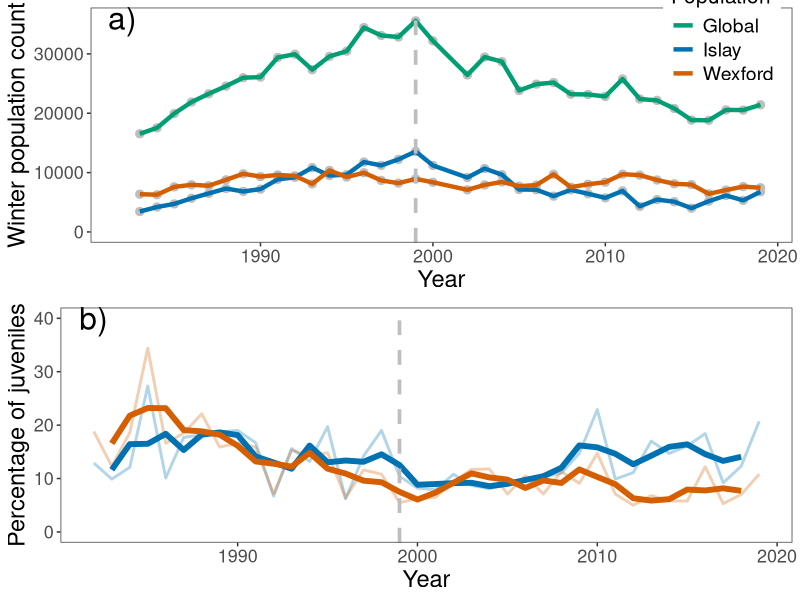
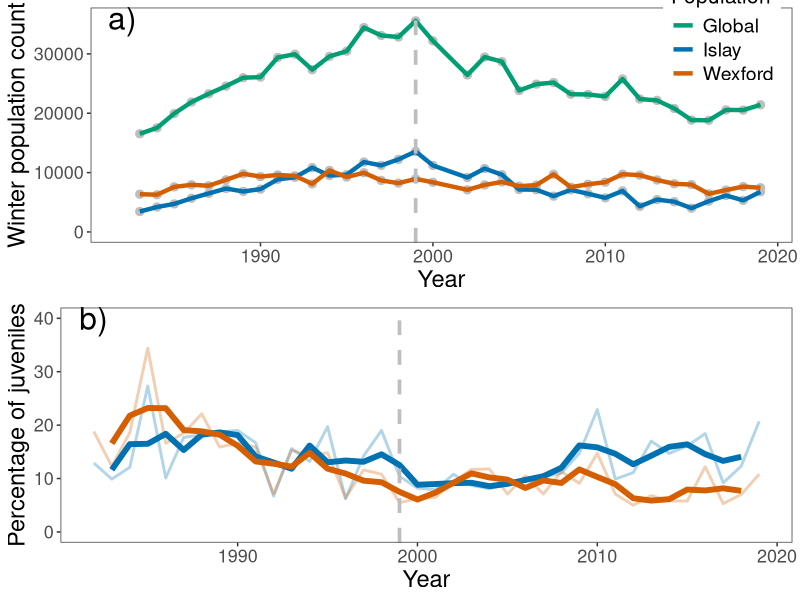

R code for these plots, in order:
## Luke Ozsanlav-Harris

## Create Graphs of population trends 

## packages required
library(tidyverse)
library(data.table)
library(RColorBrewer)
library(ggpubr)
library(zoo)

##Read in the data
Pop_counts <- read.csv("Data/GWfG Pop counts.csv")
Age_counts <- read.csv("Data/GWfG Islay Wexford young counts.csv")
young <- fread("Data/GWfG Islay Wexford young counts long format.csv")


##sort out pop_counts
Pop_counts$X <- NULL
Pop_counts <- filter(Pop_counts, is.na(Islay) == F)

## manipulate data frame for plotting
A <- data.frame(Pop_counts$spring, Pop_counts$Population.estimate) 
colnames(A)[2] <- "Count"; A$Population <- "Global"
B <- data.frame(Pop_counts$spring, Pop_counts$Wexford)
colnames(B)[2] <- "Count"; B$Population <- "Wexford"
C <- data.frame(Pop_counts$spring, Pop_counts$Islay)
colnames(C)[2] <- "Count"; C$Population <- "Islay"
Pop_counts2 <- rbind(A,B) %>% rbind(C)

## Plot the population count data
Pop_counts2 <- dplyr::filter(Pop_counts2, !Pop_counts.spring == 2020)
Pop_plot <- ggplot(Pop_counts2,aes(x=Pop_counts.spring, y = Count, group = Population, colour = Population)) + 
            geom_point(size = 2.5, colour = "grey") +
            geom_path(size = 1.5) +
            xlab("Year") + 
            ylab("Winter population count") + 
            theme_bw() + 
            theme(panel.grid.major.y = element_blank(), panel.grid.minor.y = element_blank(), 
                  legend.position = c(0.90,0.88), axis.text=element_text(size=13), axis.title=element_text(size=17), 
                  plot.title = element_text(size=16, face="bold"), panel.grid.major.x = element_blank(), 
                  panel.grid.minor.x = element_blank(), legend.text = element_text(size=14), legend.title = element_text(size=15)) + 
            ylim(0, 36000) +  
            scale_colour_manual(values=c("#009E73", "#0072B2", "#D55E00")) +
            geom_vline(xintercept = 1999, linetype="dashed", color = "grey", size=1.25) +
            annotate(geom="text", x=1982, y=36000, label="a)",color="black", size =8)
            



## add running average smoother
roller <- function(x){rollmean(x$Perc_young, k=3, fill = NA, align = "center")}
young2 <- young %>% 
          group_by(Ringing.location) %>% 
          nest() %>% 
          mutate(run_mean = map(data, roller)) %>% 
          unnest(cols = c(data, run_mean))



Young_plot <- ggplot(young2, aes(x=data_year, group = Ringing.location, colour = Ringing.location)) + 
  geom_path(aes(y = Perc_young), size = 1, alpha = 0.3) +
  geom_line(aes(y = run_mean), size = 2) +
  xlab("Year") + 
  ylab("Percentage of juveniles") + 
  theme_bw() + 
  theme(panel.grid.major.y = element_blank(), panel.grid.minor.y = element_blank(), 
        legend.position = "none", axis.text=element_text(size=13), axis.title=element_text(size=17), 
        plot.title = element_text(size=14, face="bold"), panel.grid.major.x = element_blank(), 
        panel.grid.minor.x = element_blank()) + 
  ylim(0, 40) +  
  scale_colour_manual(values=c("#0072B2", "#D55E00")) +
  geom_vline(xintercept = 1999, linetype="dashed", color = "grey", size=1.25) +
  annotate(geom="text", x=1982, y=40, label="b)",color="black", size =8)


## combine the 2 plots and save as a PNG in the correct place
ggarrange(Pop_plot, Young_plot, ncol=1, nrow=2)
ggsave("Paper Plots/Figure 2- pop trends.png", 
       width = 20, height = 32, units = "cm")
